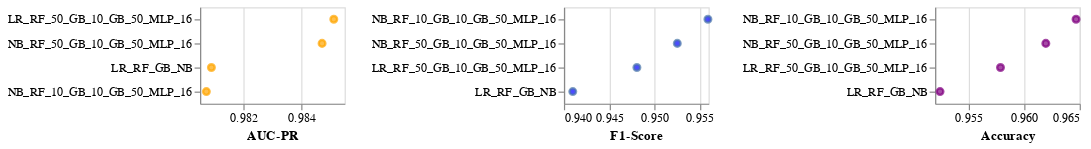

Here is the notebook cell this chart was saved with:
### Code cell
labels = []
for conf in learners:
    label = "_".join(conf.keys())
    label = label.replace("LogisticRegression_binomial", "LR")
    label = label.replace("LogisticRegression", "LR")
    label = label.replace("RandomForest", "RF")
    label = label.replace("GradientBoosting", "GB")
    label = label.replace("NeuralNetwork", "MLP")
    label = label.replace("trees", "")
    label = label.replace("NaiveBayes", "NB")
    labels.append(label)
    
data_final4 = []
for label, record in zip(labels, results_final4.values()):
    record["Configuration"] = label
    data_final4.append(record)
data
df = pd.DataFrame(data_final4)

f1_chart = alt.Chart(df).mark_point(fill="blue").encode(
    y=alt.Y('Configuration', sort="-x", axis=alt.Axis(title=None)),
    x=alt.X('F1-Score').scale(zero=False)
).properties(width=120)

aucpr_chart = alt.Chart(df).mark_point(fill="orange", stroke="orange").encode(
    y=alt.Y('Configuration', sort="-x", axis=alt.Axis(title=None)),
    x=alt.X('AUC-PR').scale(zero=False)
).properties(width=120)

accuracy_chart = alt.Chart(df).mark_point(fill="purple", stroke="purple").encode(
    y=alt.Y('Configuration', sort="-x", axis=alt.Axis(title=None)),
    x=alt.X('Accuracy').scale(zero=False)
).properties(width=120)
(aucpr_chart | f1_chart | accuracy_chart).configure_axis(labelLimit=1000)

### Figure 1 — Vega-Lite specification as saved in the notebook (floating-point values rounded to 4 significant figures)
{"config": {"view": {"continuousWidth": 300, "continuousHeight": 300}, "axis": {"labelLimit": 1000}}, "hconcat": [{"mark": {"type": "point", "fill": "orange", "stroke": "orange"}, "encoding": {"x": {"field": "AUC-PR", "scale": {"zero": false}, "type": "quantitative"}, "y": {"axis": {"title": null}, "field": "Configuration", "sort": "-x", "type": "nominal"}}, "width": 120}, {"mark": {"type": "point", "fill": "blue"}, "encoding": {"x": {"field": "F1-Score", "scale": {"zero": false}, "type": "quantitative"}, "y": {"axis": {"title": null}, "field": "Configuration", "sort": "-x", "type": "nominal"}}, "width": 120}, {"mark": {"type": "point", "fill": "purple", "stroke": "purple"}, "encoding": {"x": {"field": "Accuracy", "scale": {"zero": false}, "type": "quantitative"}, "y": {"axis": {"title": null}, "field": "Configuration", "sort": "-x", "type": "nominal"}}, "width": 120}], "data": {"name": "data-97536d9e191e5bb4401d13384137b331"}, "$schema": "https://vega.github.io/schema/vega-lite/v5.8.0.json", "datasets": {"data-97536d9e191e5bb4401d13384137b331": [{"F1-Score": 0.9525, "AUC-PR": 0.9847, "Accuracy": 0.962, "Configuration": "NB_RF_50_GB_10_GB_50_MLP_16"}, {"F1-Score": 0.9559, "AUC-PR": 0.9807, "Accuracy": 0.9647, "Configuration": "NB_RF_10_GB_10_GB_50_MLP_16"}, {"F1-Score": 0.9481, "AUC-PR": 0.9851, "Accuracy": 0.9579, "Configuration": "LR_RF_50_GB_10_GB_50_MLP_16"}, {"F1-Score": 0.941, "AUC-PR": 0.9809, "Accuracy": 0.9524, "Configuration": "LR_RF_GB_NB"}]}}
